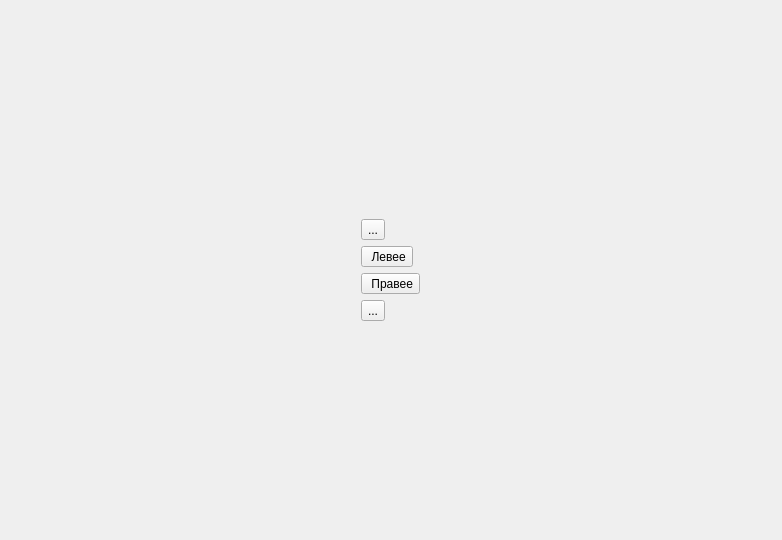
<?xml version="1.0" encoding="UTF-8"?>
<ui version="4.0">
 <class>ItemViewHeaderConfig</class>
 <widget class="QWidget" name="ItemViewHeaderConfig">
  <property name="geometry">
   <rect>
    <x>0</x>
    <y>0</y>
    <width>782</width>
    <height>540</height>
   </rect>
  </property>
  <property name="windowTitle">
   <string>Form</string>
  </property>
  <layout class="QVBoxLayout" name="verticalLayout_2">
   <property name="leftMargin">
    <number>6</number>
   </property>
   <property name="topMargin">
    <number>0</number>
   </property>
   <property name="rightMargin">
    <number>6</number>
   </property>
   <property name="bottomMargin">
    <number>0</number>
   </property>
   <item>
    <layout class="QHBoxLayout" name="la_main">
     <item>
      <layout class="QVBoxLayout" name="la_buttons">
       <item>
        <spacer name="verticalSpacer_3">
         <property name="orientation">
          <enum>Qt::Vertical</enum>
         </property>
         <property name="sizeHint" stdset="0">
          <size>
           <width>0</width>
           <height>0</height>
          </size>
         </property>
        </spacer>
       </item>
       <item>
        <widget class="QToolButton" name="b_first">
         <property name="toolTip">
          <string>Переместить в начало</string>
         </property>
         <property name="text">
          <string>...</string>
         </property>
         <property name="icon">
          <iconset resource="../../../share/icons/share_icons.qrc">
           <normaloff>:/share_icons/up-arrow.svg</normaloff>:/share_icons/up-arrow.svg</iconset>
         </property>
         <property name="iconSize">
          <size>
           <width>24</width>
           <height>24</height>
          </size>
         </property>
        </widget>
       </item>
       <item>
        <widget class="QToolButton" name="b_left">
         <property name="toolTip">
          <string>Переместить выше</string>
         </property>
         <property name="text">
          <string> Левее</string>
         </property>
         <property name="icon">
          <iconset resource="../../../share/icons/share_icons.qrc">
           <normaloff>:/share_icons/up-arrow-single.svg</normaloff>:/share_icons/up-arrow-single.svg</iconset>
         </property>
         <property name="iconSize">
          <size>
           <width>24</width>
           <height>24</height>
          </size>
         </property>
         <property name="toolButtonStyle">
          <enum>Qt::ToolButtonIconOnly</enum>
         </property>
         <property name="autoRaise">
          <bool>false</bool>
         </property>
        </widget>
       </item>
       <item>
        <widget class="QToolButton" name="b_right">
         <property name="toolTip">
          <string>Переместить ниже</string>
         </property>
         <property name="text">
          <string> Правее</string>
         </property>
         <property name="icon">
          <iconset resource="../../../share/icons/share_icons.qrc">
           <normaloff>:/share_icons/down-arrow-single.svg</normaloff>:/share_icons/down-arrow-single.svg</iconset>
         </property>
         <property name="iconSize">
          <size>
           <width>24</width>
           <height>24</height>
          </size>
         </property>
         <property name="toolButtonStyle">
          <enum>Qt::ToolButtonIconOnly</enum>
         </property>
        </widget>
       </item>
       <item>
        <widget class="QToolButton" name="b_last">
         <property name="toolTip">
          <string>Переместить в конец</string>
         </property>
         <property name="text">
          <string>...</string>
         </property>
         <property name="icon">
          <iconset resource="../../../share/icons/share_icons.qrc">
           <normaloff>:/share_icons/down-arrow.svg</normaloff>:/share_icons/down-arrow.svg</iconset>
         </property>
         <property name="iconSize">
          <size>
           <width>24</width>
           <height>24</height>
          </size>
         </property>
        </widget>
       </item>
       <item>
        <spacer name="verticalSpacer">
         <property name="orientation">
          <enum>Qt::Vertical</enum>
         </property>
         <property name="sizeHint" stdset="0">
          <size>
           <width>0</width>
           <height>0</height>
          </size>
         </property>
        </spacer>
       </item>
      </layout>
     </item>
    </layout>
   </item>
  </layout>
 </widget>
 <resources>
  <include location="../../../share/icons/share_icons.qrc"/>
 </resources>
 <connections/>
</ui>
